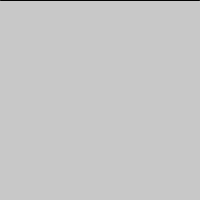
Frame 1 (no input)
Frame 60 (the mouse pressed at the canvas centre just before this capture): identical to frame 1, image omitted
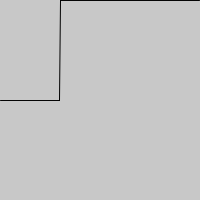
Frame 120 (the mouse held since frame 60 and released just before this capture)

The Processing sketch that drew these frames (run headless with seeded random() and noise(); from frame 60 on, the mouse is pressed at the canvas centre):

// Processing sketch: T26_arrayMouseTrack
// ── T26_arrayMouseTrack.pde
int[] y;

void setup(){
  size(200,200);
  y = new int[width];
}

void draw(){
  background(200);
  for(int i=y.length-1; i>0; i--){ y[i] = y[i-1]; }
  y[0] = mouseY;
  for(int i=1; i<y.length; i++){ line(i, y[i], i-1, y[i-1]);}
}
